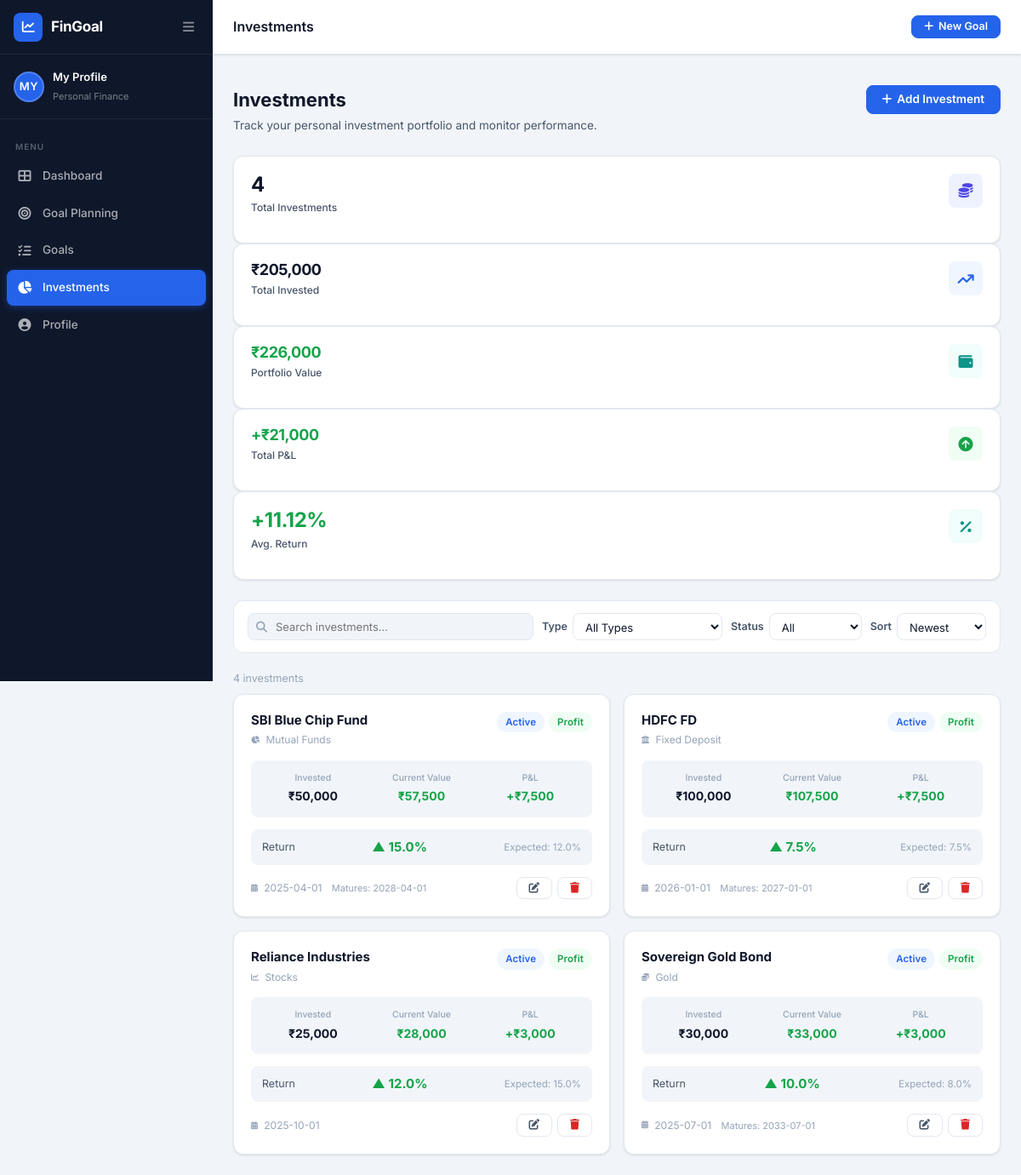
Screenshot of /investments with the database file from the repository.
### tables this page shows
CREATE TABLE profile (
    id                        INTEGER PRIMARY KEY AUTOINCREMENT,
    name                      TEXT    NOT NULL DEFAULT 'My Profile',
    email                     TEXT,
    phone                     TEXT,
    currency                  TEXT    NOT NULL DEFAULT '₹',
    monthly_saving_capacity   REAL    DEFAULT 0.0,
    monthly_investment_capacity REAL  DEFAULT 0.0,
    notes                     TEXT,
    created_at                TEXT    DEFAULT (datetime('now')),
    updated_at                TEXT    DEFAULT (datetime('now'))
);

CREATE TABLE investments (
    id                      INTEGER PRIMARY KEY AUTOINCREMENT,
    investment_name         TEXT    NOT NULL,
    investment_type         TEXT    NOT NULL DEFAULT 'Other',
    invested_amount         REAL    NOT NULL DEFAULT 0.0,
    current_value           REAL    NOT NULL DEFAULT 0.0,
    investment_date         TEXT,
    maturity_date           TEXT,
    expected_return_rate    REAL    DEFAULT 0.0,
    status                  TEXT    NOT NULL DEFAULT 'Active',
    notes                   TEXT,
    created_at              TEXT    DEFAULT (datetime('now')),
    updated_at              TEXT    DEFAULT (datetime('now'))
);

### app.py (the view)
@app.route('/investments')
def investments_list():
    db     = get_db()
    search   = request.args.get('search', '').strip()
    inv_type = request.args.get('inv_type', '')
    status   = request.args.get('status', '')
    sort     = request.args.get('sort', 'newest')
    query  = "SELECT * FROM investments WHERE 1=1"
    params = []
    if search:
        query += " AND investment_name LIKE ?"
        params.append(f'%{search}%')
    if inv_type:
        query += " AND investment_type = ?"
        params.append(inv_type)
    if status:
        query += " AND status = ?"
        params.append(status)
    sort_map = {
        'newest':      'created_at DESC',
        'oldest':      'created_at ASC',
        'invested_high': 'invested_amount DESC',
        'invested_low':  'invested_amount ASC',
        'value_high':    'current_value DESC',
        'maturity':      'maturity_date ASC',
    }
    query += f" ORDER BY {sort_map.get(sort, 'created_at DESC')}"
    investments = [process_investment(r) for r in db.execute(query, params).fetchall()]
    total_invested = sum(i['invested_amount'] for i in investments)
    current_value  = sum(i['current_value'] for i in investments)
    total_pl       = current_value - total_invested
    avg_return     = round(sum(i['return_percentage'] for i in investments) / len(investments), 2) if investments else 0
    inv_stats = {
        'total': len(investments),
        'total_invested': total_invested,
        'current_value':  current_value,
        'total_pl':       total_pl,
        'avg_return':     avg_return,
    }
    return render_template('investments.html',
                           investments=investments, inv_stats=inv_stats,
                           inv_types=INV_TYPES, inv_statuses=INV_STATUSES,
                           search=search, selected_type=inv_type,
                           selected_status=status, selected_sort=sort,
                           today=date.today().isoformat())

### app.py (called while the page is built)
def get_db():
    if 'db' not in g:
        g.db = sqlite3.connect(app.config['DATABASE'])
        g.db.row_factory = sqlite3.Row
        g.db.execute("PRAGMA foreign_keys = ON")
    return g.db

@app.context_processor
def inject_globals():
    try:
        db      = get_db()
        profile = db.execute("SELECT * FROM profile WHERE id = 1").fetchone()
        if profile:
            profile = dict(profile)
        else:
            profile = {'id': 1, 'name': 'My Profile', 'currency': '₹',
                       'monthly_saving_capacity': 0, 'monthly_investment_capacity': 0}
    except Exception:
        profile = {'id': 1, 'name': 'My Profile', 'currency': '₹',
                   'monthly_saving_capacity': 0, 'monthly_investment_capacity': 0}
    return {'profile': profile}

def process_investment(row):
    inv = dict(row)
    invested = float(inv.get('invested_amount') or 0)
    current  = float(inv.get('current_value') or 0)
    profit   = current - invested
    ret_pct  = round((profit / invested * 100), 2) if invested > 0 else 0.0
    inv.update({
        'profit_loss':       profit,
        'return_percentage': ret_pct,
        'profit_status':     'Profit' if profit > 0 else ('Loss' if profit < 0 else 'No Change'),
        'profit_class':      'success' if profit > 0 else ('danger' if profit < 0 else 'secondary'),
        'status_class':      {'Active': 'primary', 'Matured': 'success',
                              'Withdrawn': 'secondary', 'On Hold': 'warning'}.get(inv.get('status', 'Active'), 'secondary'),
    })
    return inv

### templates/investments.html (shortened to what this page needs)
{% extends "base.html" %}
{% block page_title %}Investments{% endblock %}
{% block content %}
<div class="page-header">
  <div class="page-header-left">
    <h1>Investments</h1>
    <p>Track your personal investment portfolio and monitor performance.</p>
  </div>
  <div class="page-header-right">
    <a href="{{ url_for('investment_new') }}" class="btn btn-primary">
      <i class="fas fa-plus"></i> Add Investment
    </a>
  </div>
</div>
<div class="stats-grid-5 mb-24">
  <div class="stat-card">
    <div class="stat-card-top">
      <div><div class="stat-value">{{ inv_stats.total }}</div><div class="stat-label">Total Investments</div></div>
      <div class="stat-icon indigo"><i class="fas fa-coins"></i></div>
    </div>
  </div>
  <div class="stat-card">
    <div class="stat-card-top">
      <div>
        <div class="stat-value" style="font-size:18px;">₹{{ "{:,.0f}".format(inv_stats.total_invested) }}</div>
        <div class="stat-label">Total Invested</div>
      </div>
      <div class="stat-icon blue"><i class="fas fa-arrow-trend-up"></i></div>
    </div>
  </div>
  <div class="stat-card">
    <div class="stat-card-top">
      <div>
        <div class="stat-value" style="font-size:18px;color:var(--success);">₹{{ "{:,.0f}".format(inv_stats.current_value) }}</div>
        <div class="stat-label">Portfolio Value</div>
      </div>
      <div class="stat-icon teal"><i class="fas fa-wallet"></i></div>
    </div>
  </div>
  <div class="stat-card">
    <div class="stat-card-top">
      <div>
        <div class="stat-value" style="font-size:18px;color:{% if inv_stats.total_pl >= 0 %}var(--success){% else %}var(--danger){% endif %};">
          {% if inv_stats.total_pl >= 0 %}+{% endif %}₹{{ "{:,.0f}".format(inv_stats.total_pl) }}
        </div>
        <div class="stat-label">Total P&amp;L</div>
      </div>
      <div class="stat-icon {% if inv_stats.total_pl >= 0 %}green{% else %}red{% endif %}">
        <i class="fas {% if inv_stats.total_pl >= 0 %}fa-circle-arrow-up{% else %}fa-circle-arrow-down{% endif %}"></i>
      </div>
    </div>
  </div>
  <div class="stat-card">
    <div class="stat-card-top">
      <div>
        <div class="stat-value" style="color:{% if inv_stats.avg_return >= 0 %}var(--success){% else %}var(--danger){% endif %};">
          {% if inv_stats.avg_return >= 0 %}+{% endif %}{{ inv_stats.avg_return }}%
        </div>
        <div class="stat-label">Avg. Return</div>
      </div>
      <div class="stat-icon teal"><i class="fas fa-percent"></i></div>
    </div>
  </div>
</div>
<form method="GET" id="filterForm">
  <div class="filters-bar">
    <div class="search-input-wrap">
      <i class="fas fa-search"></i>
      <input type="text" name="search" class="search-input"
             placeholder="Search investments..." value="{{ search }}"
             oninput="this.form.submit()" />
    </div>
    <div class="filter-group">
      <label>Type</label>
      <select name="inv_type" class="filter-select" onchange="this.form.submit()">
        <option value="">All Types</option>
      </select>
    </div>
    <div class="filter-group">
      <label>Status</label>
      <select name="status" class="filter-select" onchange="this.form.submit()">
        <option value="">All</option>
      </select>
    </div>
    <div class="filter-group">
      <label>Sort</label>
      <select name="sort" class="filter-select" onchange="this.form.submit()">
        <option value="newest"       {% if selected_sort == 'newest' %}selected{% endif %}>Newest</option>
      </select>
    </div>
  </div>
</form>
{% if investments %}
  <div class="mb-8 text-sm text-muted">{{ investments|length }} investment{{ 's' if investments|length != 1 }}</div>
  <div class="goals-grid">
    {% for inv in investments %}
    <div class="goal-card">
      <div class="goal-card-header">
        <div>
          <div class="goal-card-title">{{ inv.investment_name }}</div>
          <div class="goal-card-category">
            {{ inv.investment_type }}
          </div>
        </div>
        <div class="goal-card-badges">
          <span class="badge badge-{{ inv.status_class }}">{{ inv.status }}</span>
          <span class="badge badge-{{ inv.profit_class }}">{{ inv.profit_status }}</span>
        </div>
      </div>
      <div class="goal-card-amounts">
        <div class="goal-amt-item">
          <div class="goal-amt-label">Invested</div>
          <div class="goal-amt-value">₹{{ "{:,.0f}".format(inv.invested_amount) }}</div>
        </div>
        <div class="goal-amt-item">
          <div class="goal-amt-label">Current Value</div>
          <div class="goal-amt-value {% if inv.profit_loss >= 0 %}green{% else %}red{% endif %}">
            ₹{{ "{:,.0f}".format(inv.current_value) }}
          </div>
        </div>
        <div class="goal-amt-item">
          <div class="goal-amt-label">P&amp;L</div>
          <div class="goal-amt-value {% if inv.profit_loss >= 0 %}green{% else %}red{% endif %}">
            {% if inv.profit_loss >= 0 %}+{% endif %}₹{{ "{:,.0f}".format(inv.profit_loss) }}
          </div>
        </div>
      </div>
      <div style="display:flex;justify-content:space-between;align-items:center;padding:8px 12px;background:var(--bg);border-radius:var(--radius);border:1px solid var(--border-light);">
        <span style="font-size:12.5px;color:var(--text-secondary);">Return</span>
        <span style="font-size:15px;font-weight:700;color:{% if inv.return_percentage >= 0 %}var(--success){% else %}var(--danger){% endif %};">
          {% if inv.return_percentage >= 0 %}▲{% else %}▼{% endif %}
          {{ inv.return_percentage }}%
        </span>
        {% if inv.expected_return_rate %}
        <span style="font-size:11.5px;color:var(--text-muted);">Expected: {{ inv.expected_return_rate }}%</span>
        {% endif %}
      </div>
      <div class="goal-card-footer">
        <div class="goal-card-date">
          {% if inv.investment_date %}
            {{ inv.investment_date }}
          {% endif %}
          {% if inv.maturity_date %}
            <span style="margin-left:8px;font-size:11px;color:var(--text-muted);">Matures: {{ inv.maturity_date }}</span>
          {% endif %}
        </div>
        <div class="goal-card-actions">
          <a href="{{ url_for('investment_edit', inv_id=inv.id) }}"
             class="btn btn-outline btn-sm" title="Edit">
            <i class="fas fa-edit"></i>
          </a>
          <button class="btn btn-outline btn-sm" title="Delete"
                  onclick="confirmDelete({{ inv.id }}, '{{ inv.investment_name|replace("'", "\\'") }}', 'investment')">
            <i class="fas fa-trash" style="color:var(--danger);"></i>
          </button>
        </div>
      </div>
    </div>
    {% endfor %}
  </div>
{% endif %}
{% endblock %}

### templates/base.html (shortened to what this page needs)
<!DOCTYPE html>
<html lang="en">
<head>
  <link rel="stylesheet" href="https://cdnjs.cloudflare.com/ajax/libs/font-awesome/6.5.0/css/all.min.css" />
  <link rel="stylesheet" href="{{ url_for('static', filename='css/style.css') }}" />
</head>
<body>
<nav class="sidebar" id="sidebar">
  <div class="sidebar-header">
    <a href="{{ url_for('dashboard') }}" class="sidebar-logo">
      <div class="logo-icon"><i class="fas fa-chart-line"></i></div>
      <span class="logo-text">FinGoal</span>
    </a>
    <button class="sidebar-toggle-btn" id="sidebarToggle" aria-label="Toggle sidebar">
      <i class="fas fa-bars"></i>
    </button>
  </div>
  <div class="sidebar-user">
    <div class="sidebar-avatar-initials">
      {{ (profile.name or 'FG')[:2].upper() }}
    </div>
    <div class="sidebar-user-info">
      <span class="sidebar-user-name">{{ profile.name or 'My Profile' }}</span>
      <span class="sidebar-user-role">Personal Finance</span>
    </div>
  </div>
  <ul class="sidebar-nav">
    <li class="nav-section-label">MENU</li>
    <li>
      <a href="{{ url_for('dashboard') }}"
         class="nav-link {% if request.endpoint == 'dashboard' %}active{% endif %}">
        <i class="fas fa-th-large"></i><span>Dashboard</span>
      </a>
    </li>
    <li>
      <a href="{{ url_for('goal_planning') }}"
         class="nav-link {% if request.endpoint == 'goal_planning' %}active{% endif %}">
        <i class="fas fa-bullseye"></i><span>Goal Planning</span>
      </a>
    </li>
    <li>
      <a href="{{ url_for('goals_list') }}"
         class="nav-link {% if request.endpoint in ['goals_list','goal_detail','edit_goal'] %}active{% endif %}">
        <i class="fas fa-list-check"></i><span>Goals</span>
      </a>
    </li>
    <li>
      <a href="{{ url_for('investments_list') }}"
         class="nav-link {% if request.endpoint in ['investments_list','investment_new','investment_edit'] %}active{% endif %}">
        <i class="fas fa-chart-pie"></i><span>Investments</span>
      </a>
    </li>
    <li>
      <a href="{{ url_for('profile') }}"
         class="nav-link {% if request.endpoint == 'profile' %}active{% endif %}">
        <i class="fas fa-user-circle"></i><span>Profile</span>
      </a>
    </li>
  </ul>
</nav>
<div class="main-wrapper" id="mainWrapper">
  <header class="topbar">
    <div class="topbar-title">{% block page_title %}{% endblock %}</div>
    <div class="topbar-actions">
      <a href="{{ url_for('goal_planning') }}" class="btn btn-primary btn-sm">
        <i class="fas fa-plus"></i> New Goal
      </a>
    </div>
  </header>
  <div class="flash-container" id="flashContainer">
  </div>
  <main class="main-content">
    {% block content %}{% endblock %}
  </main>
</div>
</body>
</html>

### rows the page displays
profile: name "MY", name "My Profile"
investments: investment_name "SBI Blue Chip Fund", investment_type "Mutual Funds", status "Active", profit_status "Profit", invested_amount "50,000", current_value "57,500", profit_loss "7,500", return_percentage "15.0", expected_return_rate "12.0", investment_date "2025-04-01", maturity_date "2028-04-01"
investments: investment_name "HDFC FD", investment_type "Fixed Deposit", status "Active", profit_status "Profit", invested_amount "100,000", current_value "107,500", profit_loss "7,500", return_percentage "7.5", expected_return_rate "7.5", investment_date "2026-01-01", maturity_date "2027-01-01"
investments: investment_name "Reliance Industries", investment_type "Stocks", status "Active", profit_status "Profit", invested_amount "25,000", current_value "28,000", profit_loss "3,000", return_percentage "12.0", expected_return_rate "15.0", investment_date "2025-10-01"
investments: investment_name "Sovereign Gold Bond", investment_type "Gold", status "Active", profit_status "Profit", invested_amount "30,000", current_value "33,000", profit_loss "3,000", return_percentage "10.0", expected_return_rate "8.0", investment_date "2025-07-01", maturity_date "2033-07-01"

### other values shown
{{ inv_stats.total }} "4"
{{ "{:,.0f}".format(inv_stats.total_invested) }} "205,000"
{{ "{:,.0f}".format(inv_stats.current_value) }} "226,000"
{{ "{:,.0f}".format(inv_stats.total_pl) }} "21,000"
{{ inv_stats.avg_return }} "11.12"
{{ investments|length }} "4"
{{ 's' if investments|length != 1 }} "s"
